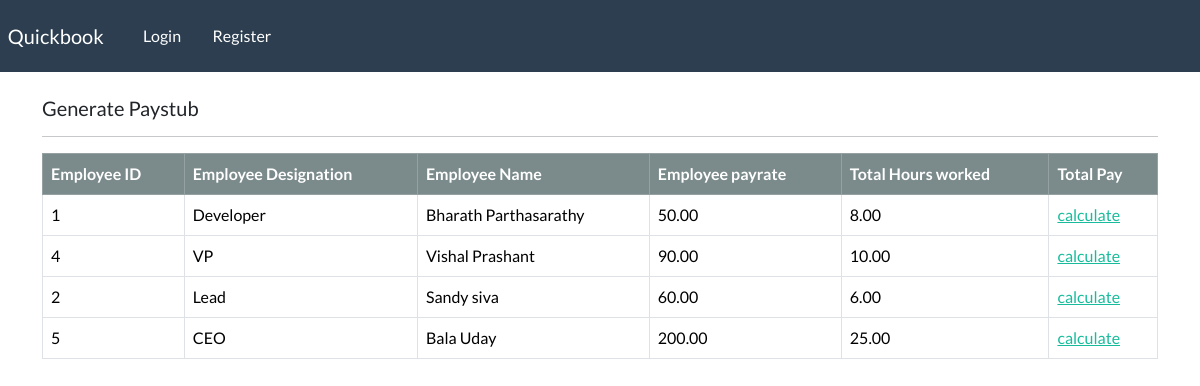
Screenshot of /custom_queryprocessing/ with the database file from the repository.
### webapp/models.py (models this page shows)
class payroll_table(models.Model):
    payroll_table_id=models.AutoField(primary_key=True)
    fk_emp_id=models.ForeignKey(employee_record,on_delete=models.CASCADE,null=True)
    emp_sin=models.IntegerField()
    emp_account_Number=models.BigIntegerField()
    emp_payrate=models.DecimalField(max_digits=5, decimal_places=2)
    pay_cycle=models.SmallIntegerField(default=1)
    fk_schedule_id=models.ForeignKey(schedule_table,on_delete=models.CASCADE,null=True)

class employee_record(models.Model):
    emp_id = models.AutoField(primary_key=True)
    emp_fname = models.CharField(max_length=100)
    emp_lname = models.CharField(max_length=100)
    emp_email = models.CharField(max_length=100)
    emp_phone = models.IntegerField()
    emp_address = models.CharField(max_length=250)
    emp_designation = models.CharField(max_length=100)
    def __str__(self):
        return str(self.emp_id)

class schedule_table(models.Model):
    schedule_id=models.AutoField(primary_key=True)
    emp_id=models.ForeignKey(employee_record,on_delete=models.CASCADE, null=True)
    assigned_schedule=models.DateTimeField()
    total_hours=models.DecimalField(max_digits=5, decimal_places=2)
    emp_fname=models.CharField(max_length=100)
    emp_lname=models.CharField(max_length=100)
    emp_designation = models.CharField(max_length=100, null=True)
    timeoff_id=models.ForeignKey(time_off_table,on_delete=models.CASCADE, null=True)

### webapp/views.py (the view)
# urls.py: path('custom_queryprocessing/', views.custom_query_processing, name="custom_queryprocessing"),
def custom_query_processing(request):
    my_records = payroll_table.objects.all()
    context = {'records': my_records}
    return render(request, 'webapp/paystub.html', context=context)

### webapp/templates/webapp/paystub.html
{% extends 'webapp/base.html' %}
{% block content %}
    <h5> Generate Paystub </h5>
    <hr>
    <table class="table table-hover table-bordered">
        <thead class="table-dark">
            <tr>
                <th scope="col"> Employee ID </th>
                <th scope="col"> Employee Designation </th>
                <th scope="col"> Employee Name </th>
                <th scope="col"> Employee payrate </th>
                <th scope="col"> Total Hours worked </th>
                <th scope="col"> Total Pay </th>
            </tr>
        </thead>
        <tbody>
            {% for record in records %}
                <tr>
                    <td> {{record.fk_emp_id}} </td>
                    <td> {{record.fk_emp_id.emp_designation}} </td>
                    <td> {{record.fk_emp_id.emp_fname}}  {{record.fk_emp_id.emp_lname}} </td>
                    <td> {{record.emp_payrate}} </td>
                    <td> {{record.fk_schedule_id.total_hours}} </td>
                    <td> <a href="{% url 'calc_payroll' record.fk_emp_id %}"> calculate </a> </td>
                </tr>
            {% endfor %}
        </tbody>
    </table>
    {% endblock %}

### rows the page displays
payroll_table: fk_emp_id "1", fk_emp_id.emp_designation "Developer", fk_emp_id.emp_fname "Bharath", fk_emp_id.emp_lname "Parthasarathy", emp_payrate "50.00", fk_schedule_id.total_hours "8.00"
payroll_table: fk_emp_id "4", fk_emp_id.emp_designation "VP", fk_emp_id.emp_fname "Vishal", fk_emp_id.emp_lname "Prashant", emp_payrate "90.00", fk_schedule_id.total_hours "10.00"
payroll_table: fk_emp_id "2", fk_emp_id.emp_designation "Lead", fk_emp_id.emp_fname "Sandy", fk_emp_id.emp_lname "siva", emp_payrate "60.00", fk_schedule_id.total_hours "6.00"
payroll_table: fk_emp_id "5", fk_emp_id.emp_designation "CEO", fk_emp_id.emp_fname "Bala", fk_emp_id.emp_lname "Uday", emp_payrate "200.00", fk_schedule_id.total_hours "25.00"
